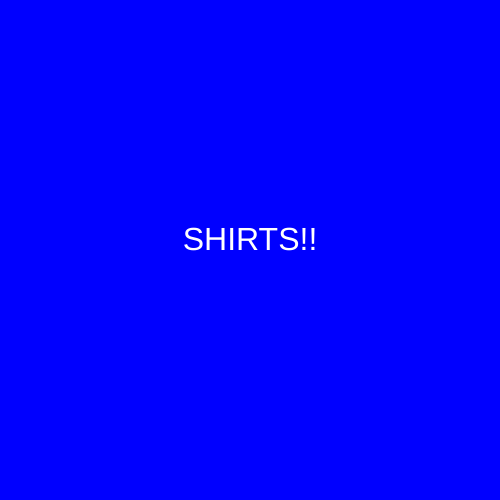
Frame 1 (no input)
Frame 60 (no input): identical to frame 1, image omitted
Frame 120 (the mouse pressed at the canvas centre since frame 60): identical to frame 1, image omitted

The p5.js sketch that drew this single still picture (run headless with seeded random() and noise() and a simulated clock; from frame 60 on, the mouse is pressed at the canvas centre):

// p5.js sketch
// ── sketch.js
function setup() {
  createCanvas(500, 500);
  textAlign(CENTER) ;
}

function draw() {
  background('blue') ;
  fill('white') ;
  textSize(32) ;
  text("SHIRTS!!", 250, 250) ;
}
